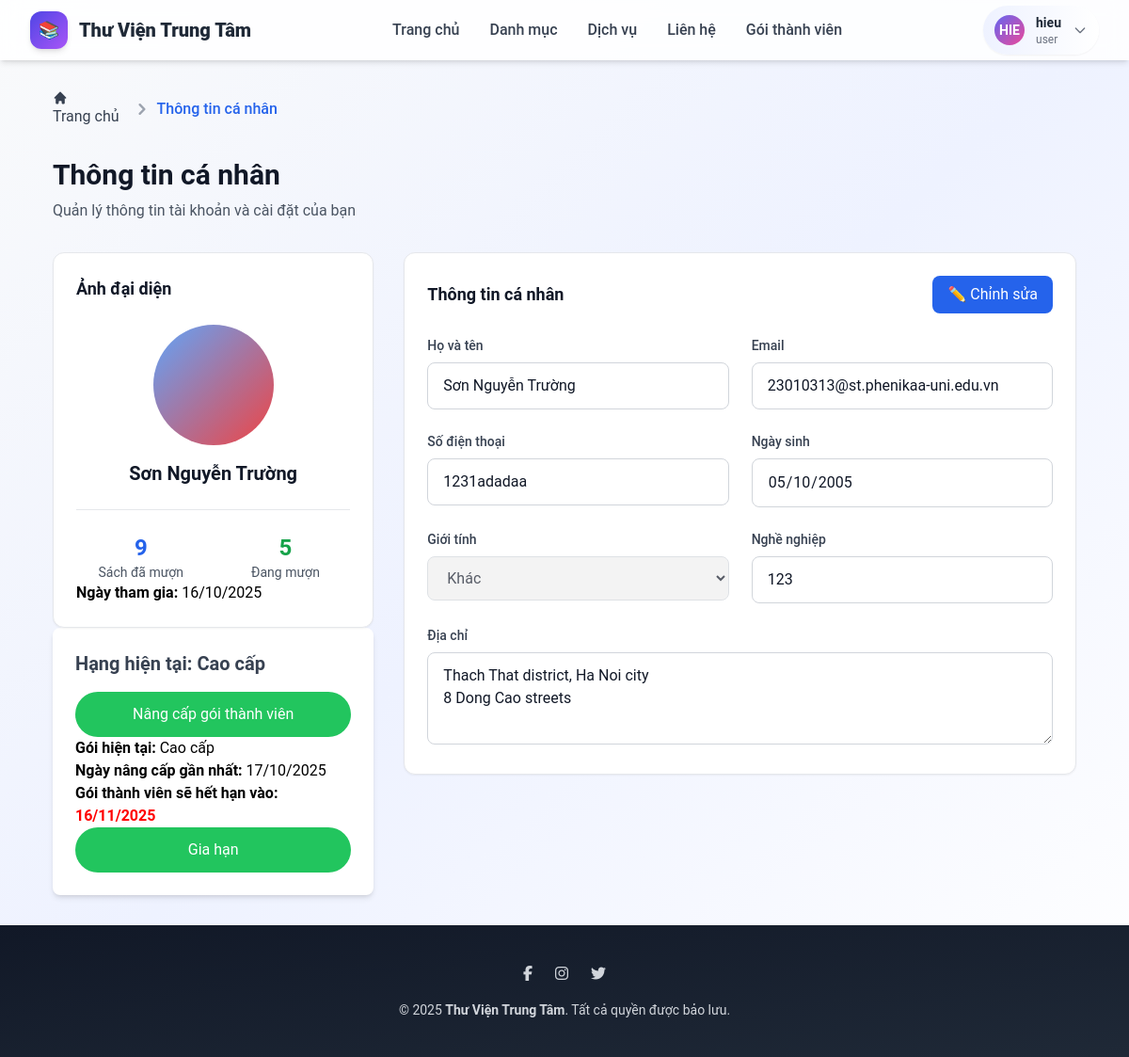
The page /account/profile/ (signed in) on the database its author committed.
### account/models.py (models this page shows, shortened)
class UserProfile(models.Model):
    user = models.OneToOneField(User, on_delete=models.CASCADE)
    name = models.CharField(max_length=100, blank=True, null=True)
    phone= models.CharField(max_length=15, blank=True)
    occupation = models.CharField(max_length=30, blank=True, null=True)
    date_of_birth = models.DateField(max_length=25, blank=True, null=True)
    address = models.TextField(max_length=100,blank=True,null=True)
    Gender_Choices = (
        ('male', 'Nam'),
        ('female', 'Nữ'),
        ('other', 'Khác')
    )
    gender = models.CharField(max_length=10,choices=Gender_Choices)
    Role_Choices = (
        ('user', 'user'),
        ('librarian', 'librarian'),
    )
    role = models.CharField(max_length=10, choices=Role_Choices, default='user')
    Membership_Choices=(
        ('basic','Cơ bản'),
        ('standard','Tiêu chuẩn'),
        ('premium','Cao cấp')
    )
    membership_level= models.CharField(max_length=15, choices=Membership_Choices, default='basic')
    membership_upgrade_date = models.DateField(blank=True, null=True, verbose_name="Ngày nâng cấp")
    membership_expiry_date = models.DateField(blank=True, null=True, verbose_name="Ngày hết hạn")

### account/views.py (the view)
# urls.py: path('profile/', views.profile, name='profile'),
@login_required
@transaction.atomic
def profile(request):
    user = request.user
    profile, created = UserProfile.objects.get_or_create(user=user)
    total_borrowed = BorrowRecord.objects.filter(user=profile).count()
    currently_borrowed = BorrowRecord.objects.filter(user=profile, status='borrowed').count()
    if request.method == "POST":
        user_form = UserForm(request.POST, instance=user)
        profile_form = ChangeUserProfileForm(request.POST, request.FILES, instance=profile)
        if user_form.is_valid() and profile_form.is_valid():
            user_form.save()
            profile_form.save()
            messages.success(request, "Cập nhật thông tin thành công!")
            return redirect("account:profile")
        else:
            messages.error(request, "Có lỗi xảy ra, vui lòng kiểm tra lại các trường thông tin.")
    else:
        user_form = UserForm(instance=user)
        profile_form = ChangeUserProfileForm(instance=profile)
    context = {
        "user_form": user_form,
        "profile_form": profile_form,
        "user": user,
        "total_borrowed": total_borrowed,
        "currently_borrowed": currently_borrowed
    }
    return render(request, "account/profile.html", context)

### account/forms.py
class UserForm(forms.ModelForm):
    class Meta:
        model = User
        fields = ['email']
        widgets = {
            'email': forms.EmailInput(attrs={
                'class': 'profile-input w-full px-4 py-3 text-gray-900',
                'readonly': True
            }),
        }

class ChangeUserProfileForm(forms.ModelForm):
    class Meta:
        model = UserProfile
        fields = ['name', 'phone', 'date_of_birth', 'gender', 'occupation', 'address']
        widgets = {
            'name': forms.TextInput(attrs={'class': 'profile-input w-full px-4 py-3 text-gray-900'}),
            'phone': forms.TextInput(attrs={'class': 'profile-input w-full px-4 py-3 text-gray-900'}),
            'date_of_birth': forms.DateInput(attrs={'class': 'profile-input w-full px-4 py-3 text-gray-900', 'type': 'date'}),
            'gender': forms.Select(
                choices=[('male', 'Nam'), ('female', 'Nữ'), ('other', 'Khác')],
                attrs={'class': 'profile-input w-full px-4 py-3 text-gray-900',}
            ),
            'occupation': forms.TextInput(attrs={'class': 'profile-input w-full px-4 py-3 text-gray-900'}),
            'address': forms.Textarea(attrs={'class': 'profile-input w-full px-4 py-3 text-gray-900', 'rows': 3}),
        }

### account/templates/account/profile.html (shortened to what this page needs)
{% extends 'base.html' %}
{% block content %}
<body class="bg-gray-50 min-h-screen">
    <div class="max-w-6xl mx-auto px-4 sm:px-6 lg:px-8 py-8">
        <nav class="flex mb-8" aria-label="Breadcrumb">
            <ol class="inline-flex items-center space-x-1 md:space-x-3">
                <li class="inline-flex items-center">
                    <a href="{%url 'library:home' %}" class="text-gray-700 hover:text-blue-600">
                        <svg class="w-4 h-4 mr-2" fill="currentColor" viewBox="0 0 20 20">
                            <path d="M10.707 2.293a1 1 0 00-1.414 0l-7 7a1 1 0 001.414 1.414L4 10.414V17a1 1 0 001 1h2a1 1 0 001-1v-2a1 1 0 011-1h2a1 1 0 011 1v2a1 1 0 001 1h2a1 1 0 001-1v-6.586l.293.293a1 1 0 001.414-1.414l-7-7z"></path>
                        </svg>
                          Trang chủ
                    </a>
                </li>
                <li>
                    <div class="flex items-center">
                        <svg class="w-6 h-6 text-gray-400" fill="currentColor" viewBox="0 0 20 20">
                            <path fill-rule="evenodd" d="M7.293 14.707a1 1 0 010-1.414L10.586 10 7.293 6.707a1 1 0 011.414-1.414l4 4a1 1 0 010 1.414l-4 4a1 1 0 01-1.414 0z" clip-rule="evenodd"></path>
                        </svg>
                        <span class="ml-1 text-blue-600 font-medium">Thông tin cá nhân</span>
                    </div>
                </li>
            </ol>
        </nav>
        <div class="mb-8">
            <h1 class="text-3xl font-bold text-gray-900 mb-2">Thông tin cá nhân</h1>
            <p class="text-gray-600">Quản lý thông tin tài khoản và cài đặt của bạn</p>
        </div>
        <div id="profileContent" class="fade-in">
            <div class="grid grid-cols-1 lg:grid-cols-3 gap-8">
                <div class="lg:col-span-1">
                    <div class="profile-card bg-white rounded-xl shadow-sm p-6">
                        <h3 class="text-lg font-semibold text-gray-900 mb-6">Ảnh đại diện</h3>
                        <div class="text-center">
                            <div class="w-32 h-32 bg-gradient-to-br from-blue-400 to-red-500 rounded-full flex items-center justify-center mx-auto mb-4">
                            </div>
                            <h4 class="text-xl font-semibold text-gray-900 mb-2">  {{  user.userprofile.name  }}</h4>
                        </div>
<div class="mt-6 pt-6 border-t border-gray-200">
    <div class="grid grid-cols-2 gap-4 text-center">
        <div>
            <div class="text-2xl font-bold text-blue-600">
                {{ total_borrowed }}
            </div>
            <div class="text-sm text-gray-600">Sách đã mượn</div>
        </div>
        <div>
            <div class="text-2xl font-bold text-green-600">
                {{ currently_borrowed }}
            </div>
            <div class="text-sm text-gray-600">Đang mượn</div>
        </div>
    </div>
</div>
                        <p><strong>Ngày tham gia:</strong> {{ user.date_joined|date:"d/m/Y" }}</p>
                    </div>
                    <div class="bg-white p-6 rounded-lg shadow-md max-w-sm mx-auto">
                        <h3 class="text-xl font-semibold text-gray-700 mb-4">Hạng hiện tại: {{ user.userprofile.get_membership_level_display }}</h3>
                        <a href="{% url 'library:membership' %}" class="block w-full py-3 px-6 text-center text-white bg-green-500 rounded-full hover:bg-green-600 transition-colors duration-300">
                            Nâng cấp gói thành viên
                        </a>
                    <p>
                        <strong>Gói hiện tại:</strong>
                        {{ profile_form.instance.get_membership_level_display }}
                    </p>
                    {% if profile_form.instance.membership_level != "basic" %}
                        {% if profile_form.instance.membership_upgrade_date %}
                            <p>
                                <strong>Ngày nâng cấp gần nhất:</strong>
                                {{ profile_form.instance.membership_upgrade_date|date:"d/m/Y" }}
                            </p>
                        {% endif %}
                        {% if profile_form.instance.membership_expiry_date %}
                            <p>
                                <strong>Gói thành viên sẽ hết hạn vào:</strong>
                                <strong style="color: red;">{{ profile_form.instance.membership_expiry_date|date:"d/m/Y" }}</strong>
                            </p>
                        {% endif %}
                        <a href="{% url 'library:payment' %}?level={{ profile_form.instance.membership_level }}" class="block w-full py-3 px-6 text-center text-white bg-green-500 rounded-full hover:bg-green-600 transition-colors duration-300">
                            Gia hạn
                        </a>
                    {%endif%}
                    </div>
                </div>
                <div class="lg:col-span-2">
                   <div class="profile-card bg-white rounded-xl shadow-sm p-6">
                        <div class="flex justify-between items-center mb-6">
                            <h3 class="text-lg font-semibold text-gray-900">Thông tin cá nhân</h3>
                            <button onclick="toggleEdit()" id="editBtn" class="bg-blue-600 text-white px-4 py-2 rounded-lg hover:bg-blue-700 transition-colors">
                                ✏️ Chỉnh sửa
                            </button>
                        </div>
                        <form method="POST" id="profileForm" class="space-y-6">
                            <div class="grid grid-cols-1 md:grid-cols-2 gap-6">
                                <div>
                                    <label class="block text-sm font-medium text-gray-700 mb-2">Họ và tên</label>
                                    <input type="text" name="name" value="{{ user.userprofile.name }}"
                                        class="profile-input w-full px-4 py-3 text-gray-900" readonly>
                                </div>
                                <div>
                                    <label class="block text-sm font-medium text-gray-700 mb-2">Email</label>
                                    <input type="email" name="email"id="email" value="{{user.email}}" class="profile-input w-full px-4 py-3 text-gray-900" readonly>
                                </div>
                                <div>
                                    <label class="block text-sm font-medium text-gray-700 mb-2">Số điện thoại</label>
                                    <input type="tel" name="phone" id="phone" value="{{user.userprofile.phone}}" class="profile-input w-full px-4 py-3 text-gray-900" readonly>
                                </div>
                                <div>
                                    <label class="block text-sm font-medium text-gray-700 mb-2">Ngày sinh</label>
                                    <input type="date" name="date_of_birth" id="birthDate" value="{{user.userprofile.date_of_birth|date:'Y-m-d'}}" class="profile-input w-full px-4 py-3 text-gray-900" readonly>
                                </div>
                                <div>
                                    <label class="block text-sm font-medium text-gray-700 mb-2">Giới tính</label>
                                    <select name="gender" id="gender" class="profile-input w-full px-4 py-3 text-gray-900" disabled>
                                        <option value="other" {% if user.userprofile.gender == "other" %}selected{% endif %}>Khác</option>
                                    </select>
                                </div>
                                <div>
                                    <label class="block text-sm font-medium text-gray-700 mb-2">Nghề nghiệp</label>
                                    <input type="text" name="occupation" id="occupation" value="{{user.userprofile.occupation}}" class="profile-input w-full px-4 py-3 text-gray-900" readonly>
                                </div>
                            </div>
                            <div>
                                <label class="block text-sm font-medium text-gray-700 mb-2">Địa chỉ</label>
                                <textarea id="address" name="address" rows="3" class="profile-input w-full px-4 py-3 text-gray-900" readonly>{{user.userprofile.address}}</textarea>
                            </div>
                        </form>
                    </div>
                </div>
            </div>
        </div>
</body>
</html>
{%endblock%}

### templates/base.html (shortened to what this page needs)
<!DOCTYPE html>
<html lang="vi">
<head>
    <script src="https://cdn.tailwindcss.com"></script>
</head>
<body class="bg-gradient-to-br from-gray-50 via-indigo-50 to-white flex flex-col min-h-screen">
    <header class="glass-header shadow-md sticky top-0 z-50 transition-all duration-300">
        <div class="max-w-7xl mx-auto px-4 sm:px-6 lg:px-8">
            <div class="flex justify-between items-center h-16">
                <div class="flex items-center space-x-3">
                    <div class="w-10 h-10 bg-gradient-to-br from-indigo-600 to-purple-500 rounded-xl flex items-center justify-center shadow-md">
                        <span class="text-white font-bold text-lg">📚</span>
                    </div>
                    <h1 class="text-xl font-extrabold text-gray-800">Thư Viện Trung Tâm</h1>
                </div>
                <nav class="hidden md:flex space-x-8 font-medium">
                    <a href="{% url 'library:home' %}" class="text-gray-700 hover:text-indigo-600 transition">Trang chủ</a>
                    <a href="{% url 'library:catalog' %}" class="text-gray-700 hover:text-indigo-600 transition">Danh mục</a>
                    <a href="{% url 'library:services' %}" class="text-gray-700 hover:text-indigo-600 transition">Dịch vụ</a>
                    <a href="{% url 'library:contact' %}" class="text-gray-700 hover:text-indigo-600 transition">Liên hệ</a>
                    <a href="{% url 'library:membership' %}" class="text-gray-700 hover:text-indigo-600 transition">Gói thành viên</a>
                </nav>
                <div class="flex items-center space-x-4">
                    {% if user.is_authenticated and user.userprofile.role == "user" %}
                        <div class="relative inline-block">
                            <button id="userMenuButton" onclick="toggleUserMenu()"
                                class="flex items-center space-x-3 bg-gradient-to-r from-indigo-50 to-white hover:from-indigo-100 rounded-full px-3 py-2 shadow-sm transition">
                                <div class="w-8 h-8 bg-gradient-to-br from-indigo-500 to-pink-500 rounded-full flex items-center justify-center">
                                    <span class="text-white text-sm font-bold">{{ user.username|slice:":3"|upper }}</span>
                                </div>
                                <div class="hidden md:block text-left">
                                    <div class="text-sm font-semibold text-gray-800">{{ user.get_full_name|default:user.username }}</div>
                                    <div class="text-xs text-gray-500">{{ user.userprofile.role }}</div>
                                </div>
                                <svg class="w-4 h-4 text-gray-500" fill="none" stroke="currentColor" viewBox="0 0 24 24">
                                    <path stroke-linecap="round" stroke-linejoin="round" stroke-width="2" d="M19 9l-7 7-7-7"></path>
                                </svg>
                            </button>
                        </div>
                    {% endif %}
                </div>
            </div>
        </div>
    </header>
    <main class="flex-grow">
        {% block content %}{% endblock %}
    <footer class="bg-gradient-to-br from-gray-900 to-gray-800 text-gray-300 py-10 mt-auto">
        <div class="max-w-7xl mx-auto px-6 text-center space-y-4">
            <div class="flex justify-center space-x-6">
                <a href="#" class="hover:text-white transition"><i class="fab fa-facebook-f"></i></a>
                <a href="#" class="hover:text-white transition"><i class="fab fa-instagram"></i></a>
                <a href="#" class="hover:text-white transition"><i class="fab fa-twitter"></i></a>
            </div>
            <p class="text-sm">&copy; 2025 <span class="font-semibold">Thư Viện Trung Tâm</span>. Tất cả quyền được bảo lưu.</p>
        </div>
    </footer>
</body>
</html>

### rows shown on the page
UserProfile: instance.membership_level "Cao cấp", instance.membership_upgrade_date "17/10/2025", instance.membership_expiry_date "16/11/2025"

### other values the page prints
{{ user.username|slice:":3"|upper }} "HIE"
{{ user.get_full_name|default:user.username }} "hieu"
{{ user.userprofile.role }} "user"
{{ user.userprofile.name }} "Sơn Nguyễn Trường"
{{ total_borrowed }} "9"
{{ currently_borrowed }} "5"
{{ user.date_joined|date:"d/m/Y" }} "16/10/2025"
{{ user.userprofile.get_membership_level_display }} "Cao cấp"
